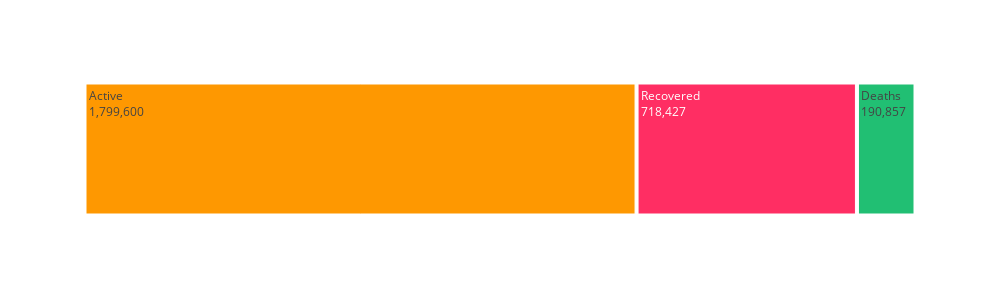

The code cell stored with this chart in its notebook:
### Markdown cell above
## Displaying current statistics of cases

### Code cell
temp = total_data.groupby('Date')['Confirmed','Recovered','Deaths','Active'].sum().reset_index()
temp = temp[temp['Date']==max(temp['Date'])].reset_index(drop=True)
tm=temp.melt(id_vars='Date', value_vars = ['Active','Deaths','Recovered'])
figure = px.treemap(tm,path=["variable"],values="value",height=300,width=1000,color_discrete_sequence=[act,dth,rec])
figure.data[0].textinfo = 'label+text+value'
figure.show()

### Figure 1 — Plotly figure (JSON) as saved in the notebook; plotly's stock layout.template omitted (floating-point values rounded to 4 significant figures)
{"data": [{"branchvalues": "total", "domain": {"x": [0, 1], "y": [0, 1]}, "hovertemplate": "labels=%{label}<br>value=%{value}<br>parent=%{parent}<br>id=%{id}<extra></extra>", "ids": ["Active", "Deaths", "Recovered"], "labels": ["Active", "Deaths", "Recovered"], "name": "", "parents": ["", "", ""], "textinfo": "label+text+value", "type": "treemap", "values": [1799600, 190857, 718427]}], "layout": {"height": 300, "legend": {"tracegroupgap": 0}, "margin": {"t": 60}, "treemapcolorway": ["#fe9801", "#ff2e63", "#21bf73"], "width": 1000}}
